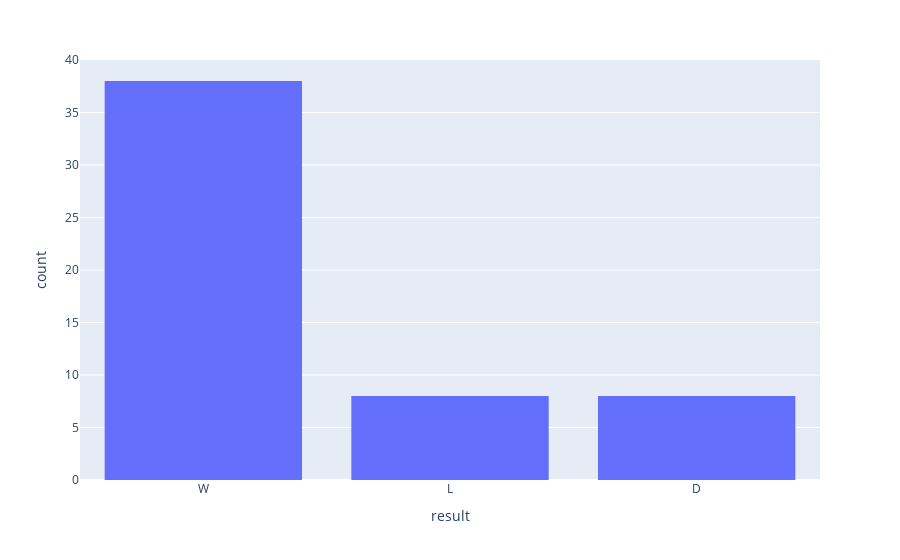

The code cell stored with this chart in its notebook:
### Markdown cell above
The more you score, the more you win. Manchester City have absolutely vanquished competitions

### Code cell
px.histogram(matches[matches["team"] == "Manchester City"], "result")

### Figure 1 — Plotly figure (JSON) as saved in the notebook; plotly's stock layout.template omitted (floating-point values rounded to 4 significant figures)
{"data": [{"alignmentgroup": "True", "bingroup": "x", "hovertemplate": "result=%{x}<br>count=%{y}<extra></extra>", "legendgroup": "", "marker": {"color": "#636efa", "pattern": {"shape": ""}}, "name": "", "offsetgroup": "", "orientation": "v", "showlegend": false, "type": "histogram", "x": ["W", "W", "W", "W", "W", "W", "L", "L", "W", "W", "W", "D", "D", "D", "L", "W", "W", "W", "D", "W", "W", "D", "W", "W", "W", "L", "W", "W", "W", "L", "W", "D", "W", "L", "W", "W", "L", "W", "W", "D", "W", "W", "W", "W", "W", "W", "W", "W", "W", "W", "W", "W", "D", "L"], "xaxis": "x", "yaxis": "y"}], "layout": {"barmode": "relative", "legend": {"tracegroupgap": 0}, "margin": {"t": 60}, "xaxis": {"anchor": "y", "domain": [0, 1], "title": {"text": "result"}}, "yaxis": {"anchor": "x", "domain": [0, 1], "title": {"text": "count"}}}}
